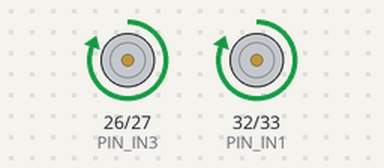
Simulated run of this sketch. Board: ESP32. Shown: motor-driver pin pairs drawn as motors (green arrow = first pin HIGH = forward, orange = second pin HIGH = backward, longer = more drive).

Above: at 2.5 s.
At 5.5 s:
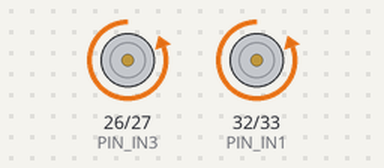
Timing chart, 0 to 7.8 s (numbered marks = the images above):
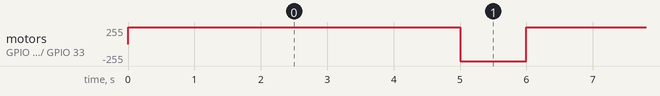

The sketch:

motor1.ino
```cpp
#define PIN_IN1 32
#define PIN_IN2 33
#define PIN_IN3 26
#define PIN_IN4 27


void setup() {
  pinMode(PIN_IN1,OUTPUT);
  pinMode(PIN_IN2,OUTPUT);
  pinMode(PIN_IN3,OUTPUT);
  pinMode(PIN_IN4,OUTPUT);
}

void loop() {

     digitalWrite(PIN_IN1,HIGH);
     digitalWrite(PIN_IN2,LOW);
     digitalWrite(PIN_IN3,HIGH);
     digitalWrite(PIN_IN4,LOW);

     delay(5000);

     digitalWrite(PIN_IN1,LOW);
     digitalWrite(PIN_IN2,HIGH);
     digitalWrite(PIN_IN3,LOW);
     digitalWrite(PIN_IN4,HIGH);

     delay(1000);


  }
```

Measured:
- by itself, motor on GPIO 26 (PIN_IN3) / GPIO 27 (PIN_IN4), motor on GPIO 32 (PIN_IN1) / GPIO 33 (PIN_IN2): alternates forward 255/255 for 5.0 s and backward 255/255 for 1.0 s
